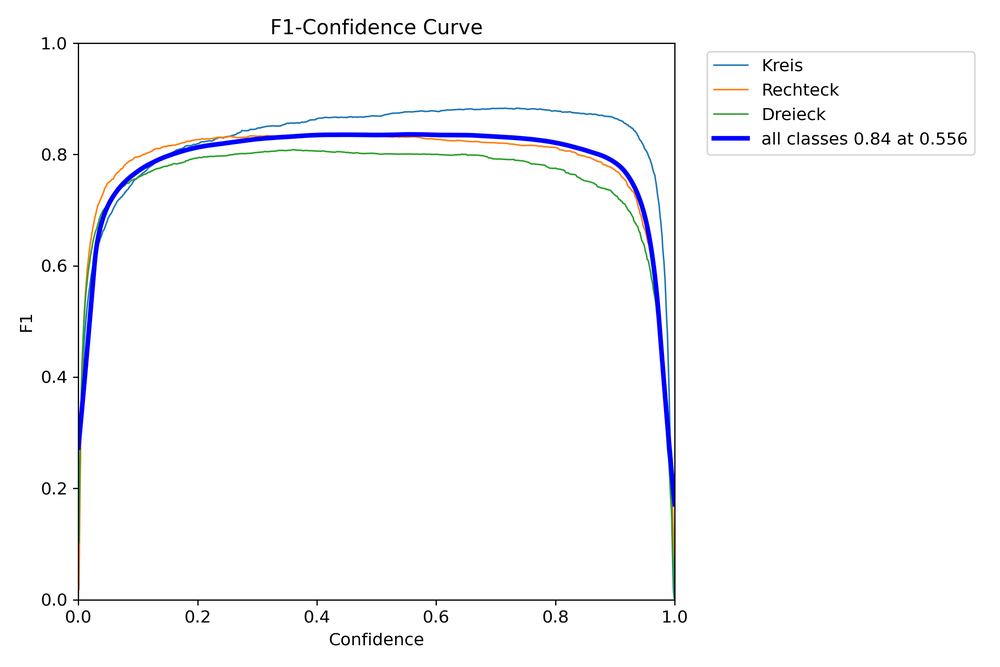
#> input picture TrainingSoftware/ShapeDetection/rund/detect/train/F1_curve.png, 1000 x 667 px, shrunk from 2250 x 1500 before the run
$ python -i ImmageTrainingsGenV9.py   (imports and definitions only)
#> lines starting #> are read from the running program, lines starting #| are printed output that depends on the picture; after the words box and inside, x2 and y2 are one past the last pixel; in counts of white or black regions, pixels touching at a corner belong together
import os
import cv2
import random
import numpy as np
from queue import Queue
from threading import Thread

def generate_shapes_with_bounding_boxes(image, num_shapes=4, margin=20):
    """
    Generiert zufällige Formen (Rechtecke, Kreise, Dreiecke) und gibt die Bounding Boxes im YOLO-Format zurück.
    Formen sind vollständig innerhalb der Bildgrenzen.
    """
    h, w, _ = image.shape
    bounding_boxes = []

    for _ in range(num_shapes):
        color = tuple(random.randint(0, 255) for _ in range(3))
        shape_type = random.choice(['circle', 'square', 'triangle'])
        anchor_x = random.randint(margin, w - margin)
        anchor_y = random.randint(margin, h - margin)

        if shape_type == 'circle':
            max_radius = min(anchor_x - margin, w - anchor_x - margin,
                             anchor_y - margin, h - anchor_y - margin)
            radius = random.randint(10, max(10, max_radius))
            center = (anchor_x, anchor_y)
            cv2.circle(image, center, radius, color, -1)

            # YOLO-Bounding-Box
            x_center = anchor_x / w
            y_center = anchor_y / h
            bbox_width = 2 * radius / w
            bbox_height = 2 * radius / h
            bounding_boxes.append((0, x_center, y_center, bbox_width, bbox_height))

        elif shape_type == 'square':
            max_side = min(anchor_x - margin, w - anchor_x - margin,
                           anchor_y - margin, h - anchor_y - margin)
            side = random.randint(10, max(10, max_side))
            x1 = anchor_x - side // 2
            y1 = anchor_y - side // 2
            x2 = anchor_x + side // 2
            y2 = anchor_y + side // 2
            cv2.rectangle(image, (x1, y1), (x2, y2), color, -1)

            # YOLO-Bounding-Box
            x_center = anchor_x / w
            y_center = anchor_y / h
            bbox_width = side / w
            bbox_height = side / h
            bounding_boxes.append((1, x_center, y_center, bbox_width, bbox_height))

        elif shape_type == 'triangle':
            max_size = min(anchor_x - margin, w - anchor_x - margin,
                           anchor_y - margin, h - anchor_y - margin)
            size = random.randint(10, max(10, max_size))
            pt1 = (anchor_x, anchor_y - size // 2)
            pt2 = (anchor_x - size // 2, anchor_y + size // 2)
            pt3 = (anchor_x + size // 2, anchor_y + size // 2)
            cv2.fillPoly(image, [np.array([pt1, pt2, pt3], dtype=np.int32)], color)

            # YOLO-Bounding-Box
            x_min = min(pt1[0], pt2[0], pt3[0]) / w
            x_max = max(pt1[0], pt2[0], pt3[0]) / w
            y_min = min(pt1[1], pt2[1], pt3[1]) / h
            y_max = max(pt1[1], pt2[1], pt3[1]) / h
            x_center = (x_min + x_max) / 2
            y_center = (y_min + y_max) / 2
            bbox_width = x_max - x_min
            bbox_height = y_max - y_min
            bounding_boxes.append((2, x_center, y_center, bbox_width, bbox_height))

    return image, bounding_boxes

def add_shadow_gradient(image):
    """
    Fügt einen Schattenverlauf zum Bild hinzu, um unterschiedliche Belichtungen zu simulieren.
    """
    h, w, _ = image.shape

    # Zufällige Parameter für den Verlauf
    gradient_type = random.choice(['horizontal', 'vertical', 'diagonal'])
    start_intensity = random.uniform(0.3, 0.8)  # Starttransparenz des Schattens
    end_intensity = random.uniform(0.0, 0.5)    # Endtransparenz des Schattens

    # Erstelle eine Schattenmaske
    shadow_mask = np.zeros((h, w), dtype=np.float32)

    if gradient_type == 'horizontal':
        for i in range(h):
            alpha = start_intensity + (end_intensity - start_intensity) * (i / h)
            shadow_mask[i, :] = alpha

    elif gradient_type == 'vertical':
        for i in range(w):
            alpha = start_intensity + (end_intensity - start_intensity) * (i / w)
            shadow_mask[:, i] = alpha

    elif gradient_type == 'diagonal':
        for i in range(h):
            for j in range(w):
                alpha = start_intensity + (end_intensity - start_intensity) * ((i + j) / (h + w))
                shadow_mask[i, j] = alpha

    # Konvertiere Maske in 3 Kanäle
    shadow_mask = cv2.merge([shadow_mask] * 3)

    # Wende die Maske auf das Bild an
    shadowed_image = cv2.convertScaleAbs(image * (1 - shadow_mask))
    return shadowed_image

def apply_lens_distortion(image, strength, center_offset_x, center_offset_y, scale_factor):
    """
    Wendet eine Linsenverzerrung auf das Bild an.
    Gibt die verzerrten Koordinatenkarten und das verzerrte Bild zurück.
    """
    h, w = image.shape[:2]
    map_x, map_y = np.meshgrid(np.arange(w), np.arange(h))

    # Zentrum der Verzerrung mit Offset
    center_x = w // 2 + center_offset_x
    center_y = h // 2 + center_offset_y

    # Berechnung des Linseneffekts
    scale = np.sqrt((map_x - center_x) ** 2 + (map_y - center_y) ** 2)
    effect = strength * scale * scale_factor

    # Verzerrte Pixelkoordinaten berechnen
    map_x = map_x + (map_x - center_x) * effect
    map_y = map_y + (map_y - center_y) * effect

    # Anwenden der Verzerrung auf das Bild
    distorted_image = cv2.remap(image, map_x.astype(np.float32), map_y.astype(np.float32), interpolation=cv2.INTER_LINEAR)
    return distorted_image, map_x, map_y

def adjust_bounding_boxes(bounding_boxes, map_x, map_y, image_shape):
    """
    Passt Bounding-Boxen basierend auf den Verzerrungs-Karten an.
    """
    h, w = image_shape[:2]
    new_bounding_boxes = []

    for cls, x_center, y_center, bbox_width, bbox_height in bounding_boxes:
        # Originale Pixelkoordinaten der Bounding-Box berechnen
        x_min = (x_center - bbox_width / 2) * w
        x_max = (x_center + bbox_width / 2) * w
        y_min = (y_center - bbox_height / 2) * h
        y_max = (y_center + bbox_height / 2) * h

        # Verzerrte Pixelkoordinaten berechnen
        x_min_distorted = map_x[int(y_min), int(x_min)]
        x_max_distorted = map_x[int(y_max), int(x_max)]
        y_min_distorted = map_y[int(y_min), int(x_min)]
        y_max_distorted = map_y[int(y_max), int(x_max)]

        # Neue Bounding-Box im YOLO-Format
        new_x_center = (x_min_distorted + x_max_distorted) / 2 / w
        new_y_center = (y_min_distorted + y_max_distorted) / 2 / h
        new_bbox_width = (x_max_distorted - x_min_distorted) / w
        new_bbox_height = (y_max_distorted - y_min_distorted) / h
        new_bounding_boxes.append((cls, new_x_center, new_y_center, new_bbox_width, new_bbox_height))

    return new_bounding_boxes

def add_lens_effect(image, bounding_boxes=None):
    """
    Fügt einen Linseneffekt hinzu und passt optional die Bounding-Boxen an.
    Alle Effektparameter werden in dieser Funktion berechnet und leicht randomisiert.
    """
    h, w = image.shape[:2]

    # Generiere Effektparameter
    strength = np.random.uniform(0.000005, 0.000099)
    center_offset_x = random.randint(-w // 8, w // 8)
    center_offset_y = random.randint(-h // 8, h // 8)
    scale_factor = random.uniform(0.9, 1.05)
    """
    print(f"Effektparameter: Stärke={strength:.6f}, "
          f"Zentrum-Offset=({center_offset_x}, {center_offset_y}), "
          f"Skalierungsfaktor={scale_factor:.2f}")"""

    # Verzerrung anwenden
    distorted_image, map_x, map_y = apply_lens_distortion(
        image, strength, center_offset_x, center_offset_y, scale_factor
    )

    if bounding_boxes is not None:
        # Bounding-Boxen anpassen
        updated_bounding_boxes = adjust_bounding_boxes(bounding_boxes, map_x, map_y, image.shape)
        return distorted_image, updated_bounding_boxes

    return distorted_image

def add_noise(image):
    """
    Fügt Rauschen zum Bild hinzu.
    """
    noise = np.random.normal(0, 15, image.shape).astype(np.uint8)
    return cv2.add(image, noise)

def add_chromatic_aberration(image):
    """
    Fügt chromatische Aberration hinzu, indem RGB-Kanäle verschoben werden.
    """
    h, w, _ = image.shape
    shift = random.randint(1, 5)  # Zufällige Verschiebung
    b, g, r = cv2.split(image)

    b = np.roll(b, shift, axis=1)  # Blaukanal verschieben
    r = np.roll(r, -shift, axis=1)  # Rotkanal verschieben

    aberrated_image = cv2.merge((b, g, r))
    return aberrated_image

# [10 lines left out: function adjust_gamma, not called in this run]

def apply_motion_blur(image, kernel_size=None):
    """
    Wendet Bewegungsunschärfe auf ein Bild an.
    """
    if kernel_size is None:
        kernel_size = random.choice([3, 5, 7, 9])  # Zufällige Kernelgröße

    # Erstelle den Bewegungsunschärfe-Kernel
    kernel = np.zeros((kernel_size, kernel_size))
    kernel[int((kernel_size - 1) / 2), :] = np.ones(kernel_size)
    kernel = kernel / kernel_size

    # Wende den Kernel auf das Bild an
    blurred_image = cv2.filter2D(image, -1, kernel)
    return blurred_image

def add_jpeg_compression(image):
    """
    Simuliert JPEG-Komprimierungsartefakte.
    """
    encode_param = [int(cv2.IMWRITE_JPEG_QUALITY), random.randint(20, 70)]  # Zufällige Qualitätsstufe
    _, encoded_image = cv2.imencode('.jpg', image, encode_param)
    compressed_image = cv2.imdecode(encoded_image, 1)
    return compressed_image

# [46 lines left out: functions apply_sepia_filter, apply_color_tint, not called in this run]

def process_image(input_path, output_folder):
    """
    Verarbeitet ein einzelnes Bild.
    """
#> called with input_path = 'rund/detect/train/F1_curve.png', output_folder = 'out.png'
    image = cv2.imread(input_path)
#> image is the input picture: shape (667, 1000, 3); mean B, G, R 251.1, 249.4, 249.2
    if image is None:
        print(f"Fehler beim Laden des Bildes: {input_path}")
        return

    annotated_image, bounding_boxes = generate_shapes_with_bounding_boxes(image)
#> after the loop in generate_shapes_with_bounding_boxes, `for _ in range(num_shapes):`:
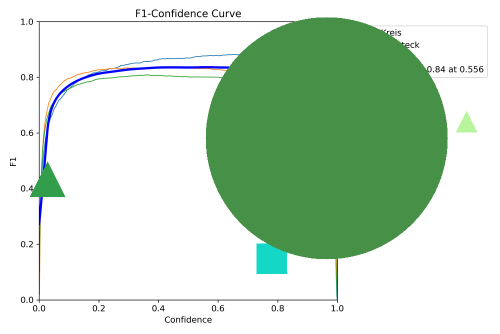
#> image: shape (667, 1000, 3) (shown at 1/2 size); mean B, G, R 200.4, 220.3, 198.6
#> after the loop in generate_shapes_with_bounding_boxes, `for _ in range(num_shapes):`: bounding_boxes = [(1, 0.543, 0.775, 0.061, 0.0915), (2, 0.933, 0.364, 0.042, 0.063), (0, 0.653, 0.414, 0.484, 0.726), (2, 0.095, 0.537, 0.07, 0.105)]

    # Schattenverlauf hinzufügen
    shadowed_image = add_shadow_gradient(annotated_image)
#> after the loop in add_shadow_gradient, `for i in range(h):`:
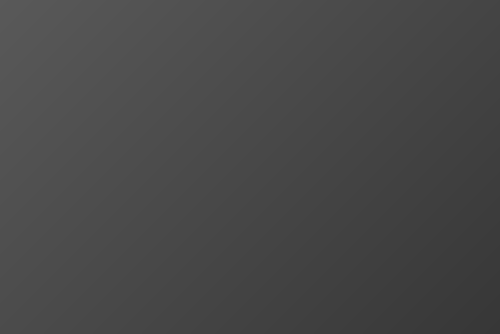
#> shadow_mask: shape (667, 1000) float32 (shown at 1/2 size); min 0.217, max 0.35, mean 0.284

    distorted_image, updated_bounding_boxes = add_lens_effect(shadowed_image, bounding_boxes)
#> in add_lens_effect, `strength = np.random.uniform(0.000005, 0.000099)`: strength = 5.66e-05
#> in apply_lens_distortion, `map_x, map_y = np.meshgrid(np.arange(w), np.arange(h))`:
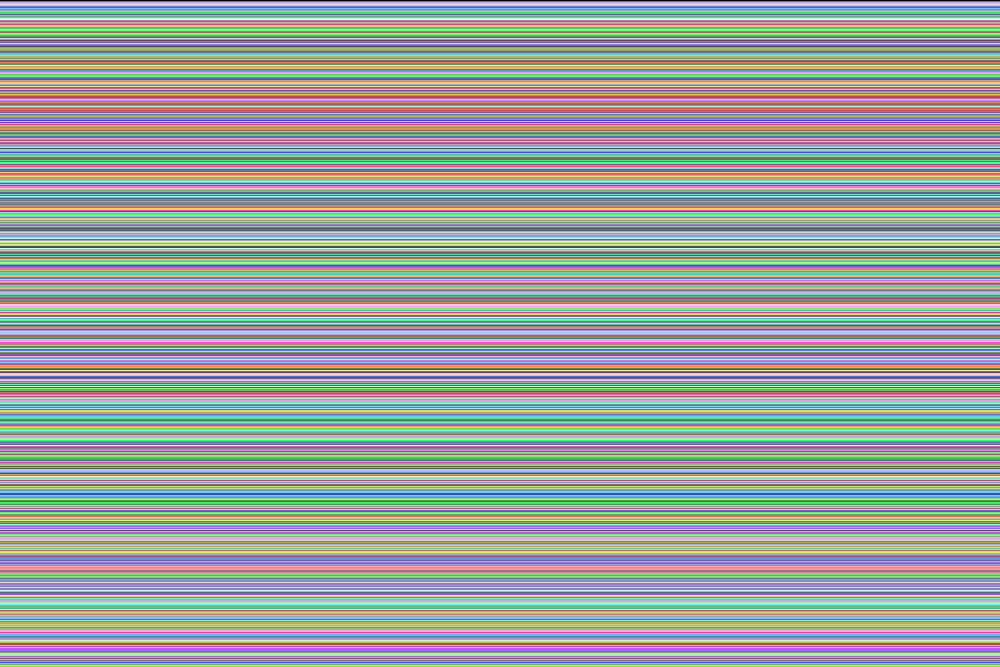
#> map_y: shape (667, 1000) int64; 667 distinct labels, from 0 to 666; one colour per label, 0 black
#> in apply_lens_distortion, `distorted_image = cv2.remap(image, map_x.astype(np.float32), map_y.ast..`:
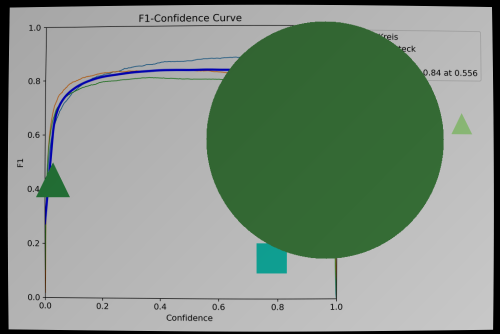
#> distorted_image: shape (667, 1000, 3) (shown at 1/2 size); mean B, G, R 134.9, 148.8, 133.7
#> the loop in adjust_bounding_boxes, `for cls, x_center, y_center, bbox_width, bbox_height in bounding_boxes:` made 4 passes
#> (cls, x_center, y_center, bbox_width, bbox_height, x_min, x_max, y_min) on passes 1 to 4: (1, 0.543, 0.775, 0.061, 0.0915, 512.5, 573.5, 486.5), (2, 0.933, 0.364, 0.042, 0.063, 912, 954, 222), (0, 0.653, 0.414, 0.484, 0.726, 411, 895, 34), (2, 0.095, 0.537, 0.07, 0.105, 60, 130, 323)
#> after the loop in adjust_bounding_boxes, `for cls, x_center, y_center, bbox_width, bbox_height in bounding_boxes:`: new_bounding_boxes = [(1, 0.543, 0.775, 0.0614, 0.0926), (2, 0.943, 0.358, 0.0436, 0.0643), (0, 0.656, 0.409, 0.495, 0.742), (2, 0.0837, 0.535, 0.0738, 0.108)]
#> in add_lens_effect, `updated_bounding_boxes = adjust_bounding_boxes(bounding_boxes, map_x, ..`: updated_bounding_boxes has the same summary as new_bounding_boxes in adjust_bounding_boxes
#> updated_bounding_boxes has the same summary as new_bounding_boxes in adjust_bounding_boxes

    noisy_image = add_noise(distorted_image)
    motion_blurred_image = apply_motion_blur(noisy_image)

    choice = random.randint(1, 4)  # Wählt eine Zahl zwischen 1 und 3 aus

    if choice == 1:
        tinted_image = apply_color_tint(motion_blurred_image, tint_type='cool')
        sepia_image = apply_sepia_filter(tinted_image)
    else:
        sepia_image = motion_blurred_image

    compressed_image = add_jpeg_compression(sepia_image)
#> in add_jpeg_compression, `encode_param = [int(cv2.IMWRITE_JPEG_QUALITY), random.randint(20, 70)]`: encode_param = [1, 53]
    aberrated_image = add_chromatic_aberration(compressed_image)
#> in add_chromatic_aberration, `aberrated_image = cv2.merge((b, g, r))`:
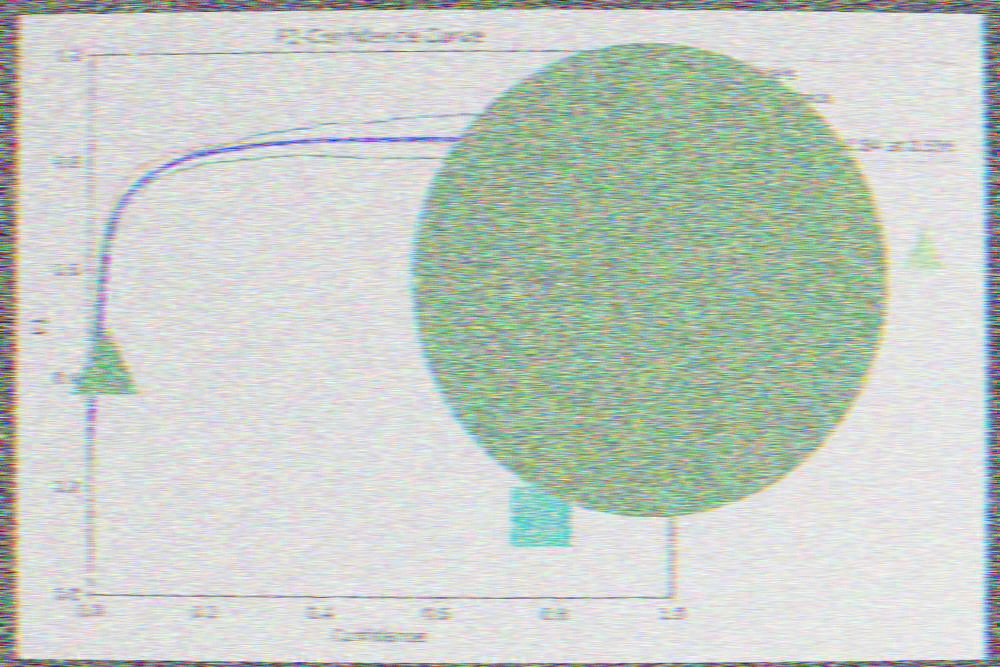
#> aberrated_image: shape (667, 1000, 3); mean B, G, R 197.1, 204.5, 196.5

    filename = os.path.basename(input_path)
    output_image_path = os.path.join(output_folder, filename)
    cv2.imwrite(output_image_path, compressed_image)

    output_txt_path = os.path.join(output_folder, os.path.splitext(filename)[0] + ".txt")
    with open(output_txt_path, "w") as f:
        for box in updated_bounding_boxes:
            f.write(" ".join(map(str, box)) + "\n")
#> this loop made 4 passes

    print(f"Verarbeitet: {filename}")

# [30 lines left out: functions worker, process_images_multithreaded, not called in this run]

# [10 lines not run here, left out]


#Oh.. das ist doch länger geworden als gedacht... und man braucht eine sehr starke Cpu, ich hätte es auf die Graka auslegen sollen...

>>> result = process_image('rund/detect/train/F1_curve.png', 'out.png')

$ run again, on TrainingSoftware/ShapeDetection/rund/detect/train/confusion_matrix.png
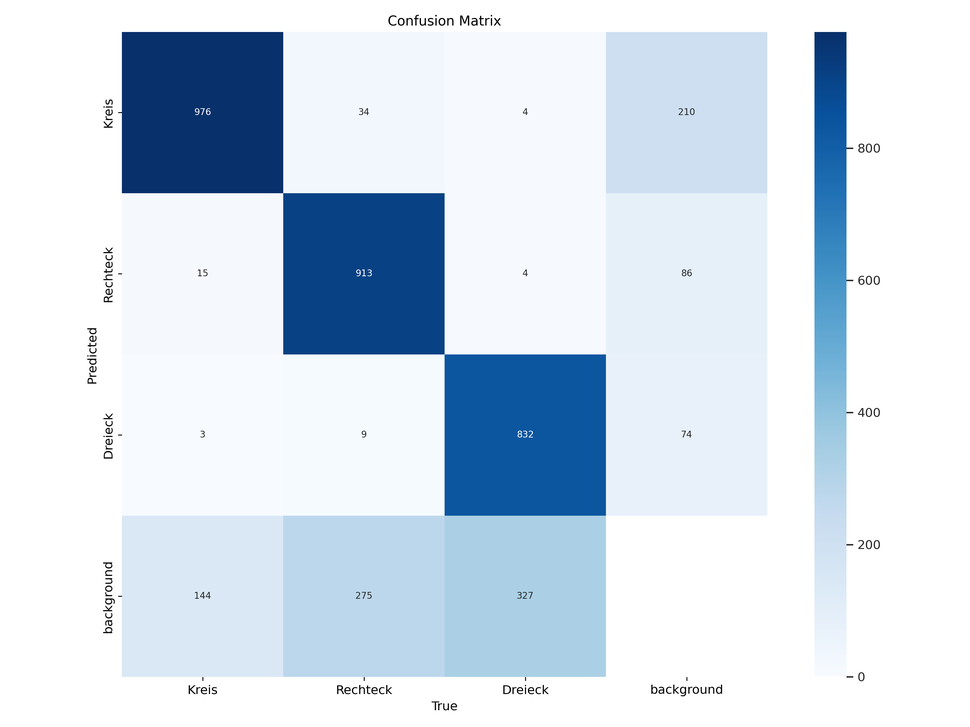
#> input picture TrainingSoftware/ShapeDetection/rund/detect/train/confusion_matrix.png, 970 x 727 px, shrunk from 3000 x 2250 before the run
#> in process_image, image is the input picture: shape (727, 970, 3); mean B, G, R 236.1, 223.1, 210.1
#> after the loop in generate_shapes_with_bounding_boxes, `for _ in range(num_shapes):`:
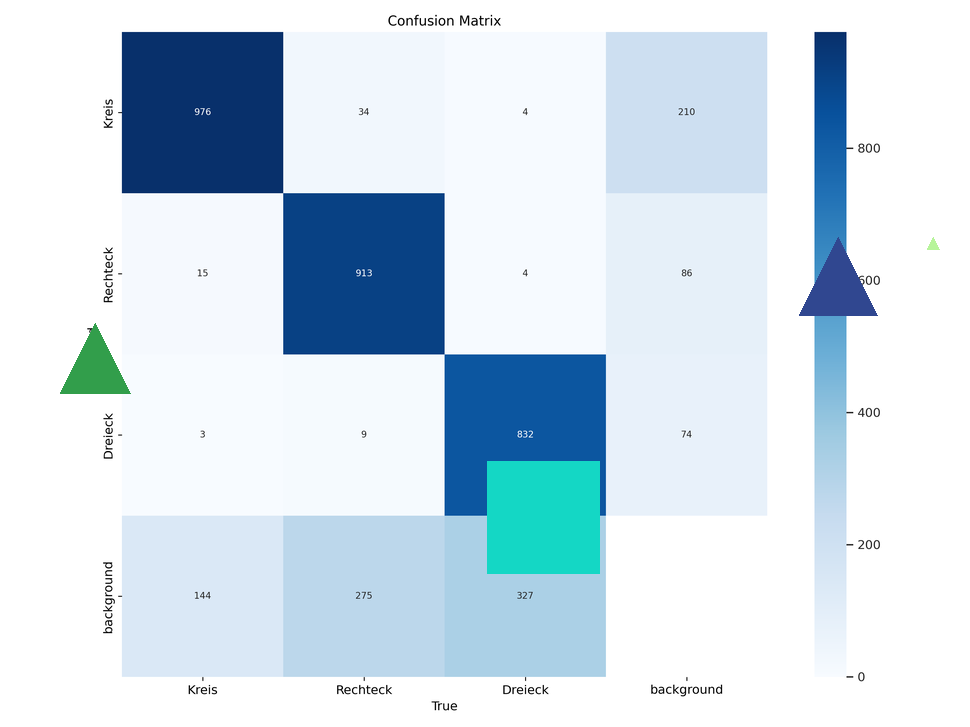
#> image: shape (727, 970, 3); 2.63% of pixels changed, all inside (x1, y1, x2, y2) = (60, 237, 940, 574)
#> after the loop in generate_shapes_with_bounding_boxes, `for _ in range(num_shapes):`: bounding_boxes = [(1, 0.56, 0.711, 0.116, 0.155), (2, 0.962, 0.334, 0.0124, 0.0165), (2, 0.864, 0.38, 0.0804, 0.107), (2, 0.0979, 0.492, 0.0722, 0.0963)]
#> strength = 5.66e-05
#> the loop in adjust_bounding_boxes, `for cls, x_center, y_center, bbox_width, bbox_height in bounding_boxes:` made 4 passes
#> (cls, x_center, y_center, bbox_width, bbox_height, x_min, x_max, y_min) on passes 1 to 4: (1, 0.56, 0.711, 0.116, 0.155, 486.5, 599.5, 460.5), (2, 0.962, 0.334, 0.0124, 0.0165, 927, 939, 237), (2, 0.864, 0.38, 0.0804, 0.107, 799, 877, 237), (2, 0.0979, 0.492, 0.0722, 0.0963, 60, 130, 323)
#> after the loop in adjust_bounding_boxes, `for cls, x_center, y_center, bbox_width, bbox_height in bounding_boxes:`: new_bounding_boxes = [(1, 0.56, 0.711, 0.117, 0.157), (2, 0.973, 0.326, 0.0129, 0.0154), (2, 0.871, 0.374, 0.0828, 0.108), (2, 0.0868, 0.49, 0.0761, 0.0992)]
#> in add_lens_effect, `updated_bounding_boxes = adjust_bounding_boxes(bounding_boxes, map_x, ..`: updated_bounding_boxes has the same summary as new_bounding_boxes in adjust_bounding_boxes
#> in process_image, `distorted_image, updated_bounding_boxes = add_lens_effect(shadowed_ima..`: updated_bounding_boxes has the same summary as new_bounding_boxes in adjust_bounding_boxes
#> encode_param = [1, 53]
#> in add_chromatic_aberration, `aberrated_image = cv2.merge((b, g, r))`:
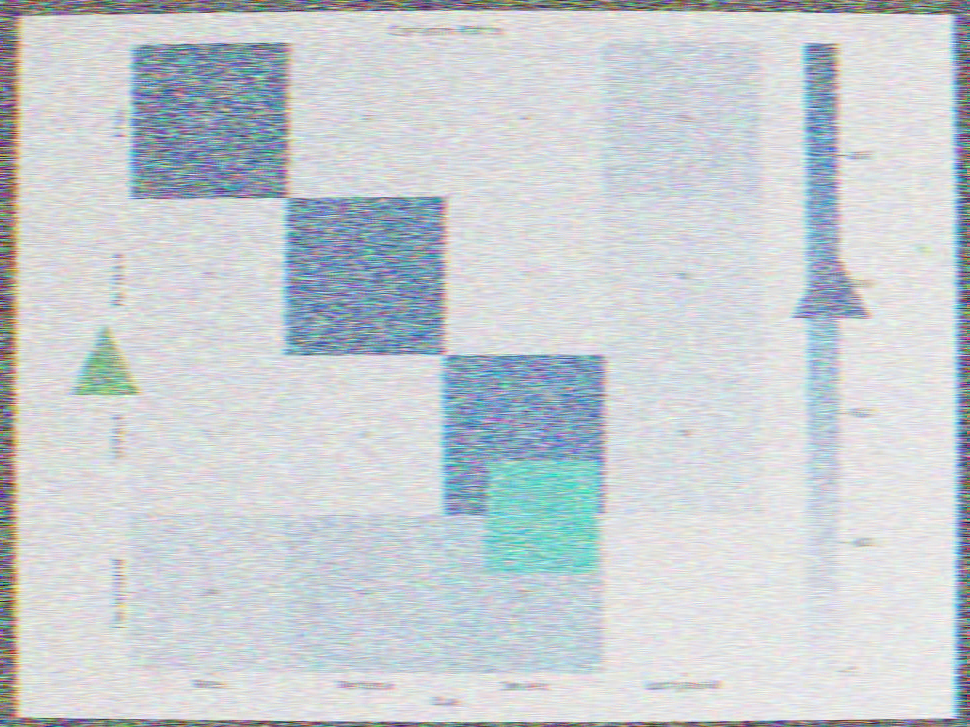
#> aberrated_image: shape (727, 970, 3); mean B, G, R 210.1, 205.9, 199.9
#> the loop in process_image, `for box in updated_bounding_boxes:` made 4 passes
